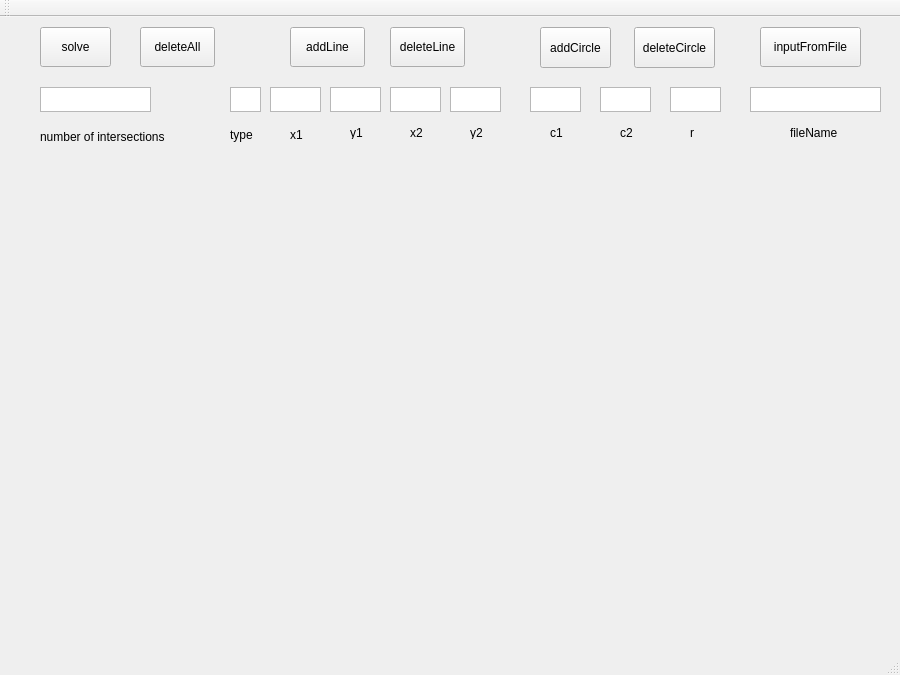
<?xml version="1.0" encoding="UTF-8"?>
<ui version="4.0">
 <class>myGUIClass</class>
 <widget class="QMainWindow" name="myGUIClass">
  <property name="geometry">
   <rect>
    <x>0</x>
    <y>0</y>
    <width>900</width>
    <height>675</height>
   </rect>
  </property>
  <property name="windowTitle">
   <string>myGUI</string>
  </property>
  <widget class="QWidget" name="centralWidget">
   <widget class="QPushButton" name="solveButton">
    <property name="geometry">
     <rect>
      <x>40</x>
      <y>10</y>
      <width>71</width>
      <height>40</height>
     </rect>
    </property>
    <property name="text">
     <string>solve</string>
    </property>
   </widget>
   <widget class="QTextBrowser" name="intersectionNum">
    <property name="geometry">
     <rect>
      <x>40</x>
      <y>70</y>
      <width>111</width>
      <height>25</height>
     </rect>
    </property>
   </widget>
   <widget class="QPushButton" name="pushButton">
    <property name="geometry">
     <rect>
      <x>290</x>
      <y>10</y>
      <width>75</width>
      <height>40</height>
     </rect>
    </property>
    <property name="text">
     <string>addLine</string>
    </property>
   </widget>
   <widget class="QPlainTextEdit" name="newType">
    <property name="geometry">
     <rect>
      <x>230</x>
      <y>70</y>
      <width>31</width>
      <height>25</height>
     </rect>
    </property>
   </widget>
   <widget class="QPlainTextEdit" name="newX1">
    <property name="geometry">
     <rect>
      <x>270</x>
      <y>70</y>
      <width>51</width>
      <height>25</height>
     </rect>
    </property>
   </widget>
   <widget class="QPlainTextEdit" name="newY1">
    <property name="geometry">
     <rect>
      <x>330</x>
      <y>70</y>
      <width>51</width>
      <height>25</height>
     </rect>
    </property>
   </widget>
   <widget class="QPlainTextEdit" name="newX2">
    <property name="geometry">
     <rect>
      <x>390</x>
      <y>70</y>
      <width>51</width>
      <height>25</height>
     </rect>
    </property>
   </widget>
   <widget class="QPlainTextEdit" name="newY2">
    <property name="geometry">
     <rect>
      <x>450</x>
      <y>70</y>
      <width>51</width>
      <height>25</height>
     </rect>
    </property>
   </widget>
   <widget class="QPushButton" name="pushButton_2">
    <property name="geometry">
     <rect>
      <x>390</x>
      <y>10</y>
      <width>75</width>
      <height>40</height>
     </rect>
    </property>
    <property name="text">
     <string>deleteLine</string>
    </property>
   </widget>
   <widget class="QPushButton" name="pushButton_3">
    <property name="geometry">
     <rect>
      <x>540</x>
      <y>10</y>
      <width>71</width>
      <height>41</height>
     </rect>
    </property>
    <property name="text">
     <string>addCircle</string>
    </property>
   </widget>
   <widget class="QPushButton" name="pushButton_4">
    <property name="geometry">
     <rect>
      <x>634</x>
      <y>10</y>
      <width>81</width>
      <height>41</height>
     </rect>
    </property>
    <property name="text">
     <string>deleteCircle</string>
    </property>
   </widget>
   <widget class="QPlainTextEdit" name="newC1">
    <property name="geometry">
     <rect>
      <x>530</x>
      <y>70</y>
      <width>51</width>
      <height>25</height>
     </rect>
    </property>
   </widget>
   <widget class="QPlainTextEdit" name="newC2">
    <property name="geometry">
     <rect>
      <x>600</x>
      <y>70</y>
      <width>51</width>
      <height>25</height>
     </rect>
    </property>
   </widget>
   <widget class="QPlainTextEdit" name="newR">
    <property name="geometry">
     <rect>
      <x>670</x>
      <y>70</y>
      <width>51</width>
      <height>25</height>
     </rect>
    </property>
   </widget>
   <widget class="QPushButton" name="pushButton_5">
    <property name="geometry">
     <rect>
      <x>760</x>
      <y>10</y>
      <width>101</width>
      <height>40</height>
     </rect>
    </property>
    <property name="text">
     <string>inputFromFile</string>
    </property>
   </widget>
   <widget class="QPlainTextEdit" name="fileInput">
    <property name="geometry">
     <rect>
      <x>750</x>
      <y>70</y>
      <width>131</width>
      <height>25</height>
     </rect>
    </property>
   </widget>
   <widget class="QPushButton" name="pushButton_6">
    <property name="geometry">
     <rect>
      <x>140</x>
      <y>10</y>
      <width>75</width>
      <height>40</height>
     </rect>
    </property>
    <property name="text">
     <string>deleteAll</string>
    </property>
   </widget>
   <widget class="QLabel" name="type">
    <property name="geometry">
     <rect>
      <x>230</x>
      <y>110</y>
      <width>31</width>
      <height>16</height>
     </rect>
    </property>
    <property name="text">
     <string>type</string>
    </property>
   </widget>
   <widget class="QLabel" name="label">
    <property name="geometry">
     <rect>
      <x>290</x>
      <y>110</y>
      <width>21</width>
      <height>16</height>
     </rect>
    </property>
    <property name="text">
     <string>x1</string>
    </property>
   </widget>
   <widget class="QLabel" name="label_2">
    <property name="geometry">
     <rect>
      <x>350</x>
      <y>110</y>
      <width>54</width>
      <height>12</height>
     </rect>
    </property>
    <property name="text">
     <string>y1</string>
    </property>
   </widget>
   <widget class="QLabel" name="label_3">
    <property name="geometry">
     <rect>
      <x>410</x>
      <y>110</y>
      <width>54</width>
      <height>12</height>
     </rect>
    </property>
    <property name="text">
     <string>x2</string>
    </property>
   </widget>
   <widget class="QLabel" name="label_4">
    <property name="geometry">
     <rect>
      <x>470</x>
      <y>110</y>
      <width>54</width>
      <height>12</height>
     </rect>
    </property>
    <property name="text">
     <string>y2</string>
    </property>
   </widget>
   <widget class="QLabel" name="label_5">
    <property name="geometry">
     <rect>
      <x>550</x>
      <y>110</y>
      <width>54</width>
      <height>12</height>
     </rect>
    </property>
    <property name="text">
     <string>c1</string>
    </property>
   </widget>
   <widget class="QLabel" name="label_6">
    <property name="geometry">
     <rect>
      <x>620</x>
      <y>110</y>
      <width>54</width>
      <height>12</height>
     </rect>
    </property>
    <property name="text">
     <string>c2</string>
    </property>
   </widget>
   <widget class="QLabel" name="label_7">
    <property name="geometry">
     <rect>
      <x>690</x>
      <y>110</y>
      <width>54</width>
      <height>12</height>
     </rect>
    </property>
    <property name="text">
     <string>r</string>
    </property>
   </widget>
   <widget class="QLabel" name="label_8">
    <property name="geometry">
     <rect>
      <x>790</x>
      <y>110</y>
      <width>54</width>
      <height>12</height>
     </rect>
    </property>
    <property name="text">
     <string>fileName</string>
    </property>
   </widget>
   <widget class="QLabel" name="label_9">
    <property name="geometry">
     <rect>
      <x>40</x>
      <y>110</y>
      <width>141</width>
      <height>20</height>
     </rect>
    </property>
    <property name="text">
     <string>number of intersections</string>
    </property>
   </widget>
   <widget class="QCustomPlot" name="widget" native="true">
    <property name="geometry">
     <rect>
      <x>40</x>
      <y>140</y>
      <width>821</width>
      <height>471</height>
     </rect>
    </property>
   </widget>
  </widget>
  <widget class="QMenuBar" name="menuBar">
   <property name="geometry">
    <rect>
     <x>0</x>
     <y>0</y>
     <width>900</width>
     <height>22</height>
    </rect>
   </property>
  </widget>
  <widget class="QToolBar" name="mainToolBar">
   <attribute name="toolBarArea">
    <enum>TopToolBarArea</enum>
   </attribute>
   <attribute name="toolBarBreak">
    <bool>false</bool>
   </attribute>
  </widget>
  <widget class="QStatusBar" name="statusBar"/>
 </widget>
 <layoutdefault spacing="6" margin="11"/>
 <customwidgets>
  <customwidget>
   <class>QCustomPlot</class>
   <extends>QWidget</extends>
   <header location="global">../../qcustomplot.h</header>
   <container>1</container>
  </customwidget>
 </customwidgets>
 <resources>
  <include location="myGUI.qrc"/>
 </resources>
 <connections>
  <connection>
   <sender>solveButton</sender>
   <signal>clicked()</signal>
   <receiver>myGUIClass</receiver>
   <slot>Qsolve()</slot>
   <hints>
    <hint type="sourcelabel">
     <x>73</x>
     <y>74</y>
    </hint>
    <hint type="destinationlabel">
     <x>264</x>
     <y>66</y>
    </hint>
   </hints>
  </connection>
  <connection>
   <sender>pushButton</sender>
   <signal>clicked()</signal>
   <receiver>myGUIClass</receiver>
   <slot>QaddLine()</slot>
   <hints>
    <hint type="sourcelabel">
     <x>299</x>
     <y>56</y>
    </hint>
    <hint type="destinationlabel">
     <x>329</x>
     <y>159</y>
    </hint>
   </hints>
  </connection>
  <connection>
   <sender>pushButton_2</sender>
   <signal>clicked()</signal>
   <receiver>myGUIClass</receiver>
   <slot>QdeleteLine()</slot>
   <hints>
    <hint type="sourcelabel">
     <x>422</x>
     <y>51</y>
    </hint>
    <hint type="destinationlabel">
     <x>253</x>
     <y>195</y>
    </hint>
   </hints>
  </connection>
  <connection>
   <sender>pushButton_3</sender>
   <signal>clicked()</signal>
   <receiver>myGUIClass</receiver>
   <slot>QaddCircle()</slot>
   <hints>
    <hint type="sourcelabel">
     <x>551</x>
     <y>66</y>
    </hint>
    <hint type="destinationlabel">
     <x>468</x>
     <y>186</y>
    </hint>
   </hints>
  </connection>
  <connection>
   <sender>pushButton_4</sender>
   <signal>clicked()</signal>
   <receiver>myGUIClass</receiver>
   <slot>QdeleteCircle()</slot>
   <hints>
    <hint type="sourcelabel">
     <x>665</x>
     <y>63</y>
    </hint>
    <hint type="destinationlabel">
     <x>629</x>
     <y>189</y>
    </hint>
   </hints>
  </connection>
  <connection>
   <sender>pushButton_5</sender>
   <signal>clicked()</signal>
   <receiver>myGUIClass</receiver>
   <slot>QioHandler()</slot>
   <hints>
    <hint type="sourcelabel">
     <x>807</x>
     <y>69</y>
    </hint>
    <hint type="destinationlabel">
     <x>760</x>
     <y>191</y>
    </hint>
   </hints>
  </connection>
  <connection>
   <sender>pushButton_6</sender>
   <signal>clicked()</signal>
   <receiver>myGUIClass</receiver>
   <slot>QdeleteAll()</slot>
   <hints>
    <hint type="sourcelabel">
     <x>198</x>
     <y>57</y>
    </hint>
    <hint type="destinationlabel">
     <x>81</x>
     <y>189</y>
    </hint>
   </hints>
  </connection>
 </connections>
 <slots>
  <slot>Qsolve()</slot>
  <slot>QaddLine()</slot>
  <slot>QdeleteLine()</slot>
  <slot>QaddCircle()</slot>
  <slot>QdeleteCircle()</slot>
  <slot>QioHandler()</slot>
  <slot>QdeleteAll()</slot>
 </slots>
</ui>
